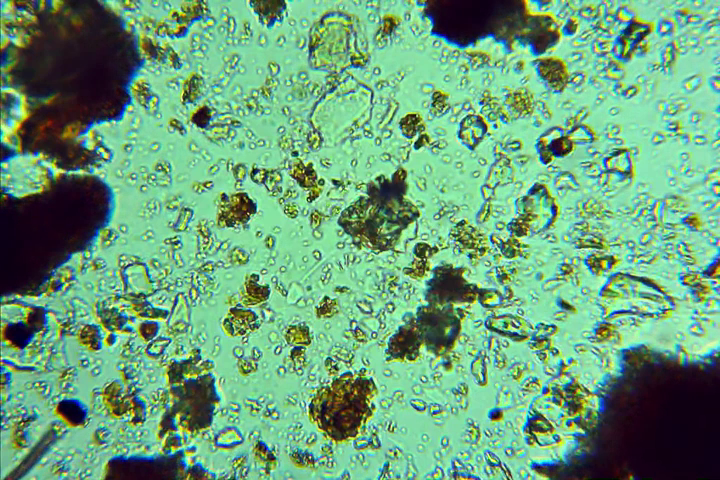
#> input picture courses/microbes/scene00701.png, 720 x 480 px
$ jupyter execute 'Quantitative Image Processing.ipynb'   (shell and % lines are left out)
#> lines starting #> are read from the running program, lines starting #| are printed output that depends on the picture; after the words box and inside, x2 and y2 are one past the last pixel; in counts of white or black regions, pixels touching at a corner belong together
https://bi1.caltech.edu/code/t04_quantitative_image_processing.html

[cell 1]
# Our standard modules
import numpy as np
import matplotlib.pyplot as plt
import seaborn as sns

# Utilities for image processing
import skimage.io
import skimage.exposure
import skimage.measure
import skimage.color as color

# To allow for inline rendering of plots.

[cell 2]
microbes_img = skimage.io.imread("scene00701.png")
#> microbes_img is the input picture: shape (480, 720, 3); mean R, G, B 106, 161.8, 122.9

[cell 3]
plt.imshow(microbes_img)

[cell 4]
microbes_img_gray = color.rgb2gray(microbes_img)
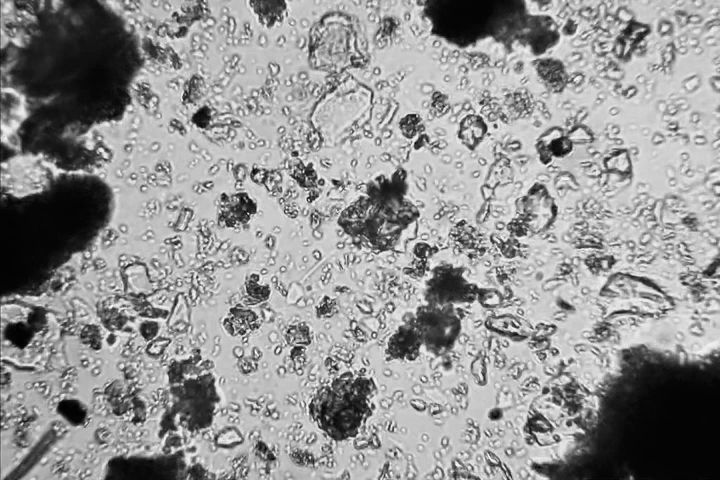
#> microbes_img_gray: shape (480, 720) float64; min 0.00588, max 0.993, mean 0.577

[cell 5]
plt.imshow(microbes_img_gray, cmap=plt.cm.Greys_r)

[cell 6]
hist, bins = skimage.exposure.histogram(microbes_img_gray)
#> hist = 256 values, max 5729 at index 3, min 0 at index 253, mean 1350; bins = 256 values from 0.00781 to 0.991

plt.plot(bins, hist, linewidth=1)
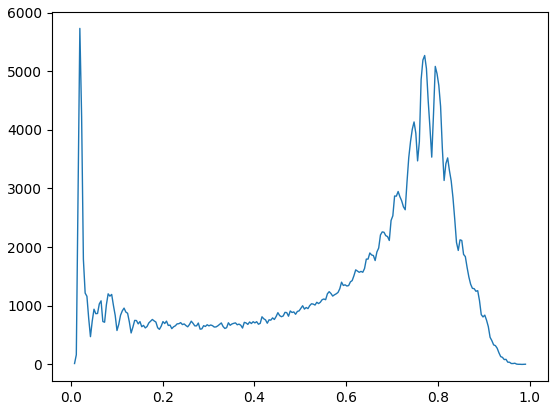
#> figure drawn by matplotlib, 1 panel; curve peaks at x = 0.0194, y = 5729

[cell 7]
treshold_img = microbes_img_gray < 0.6
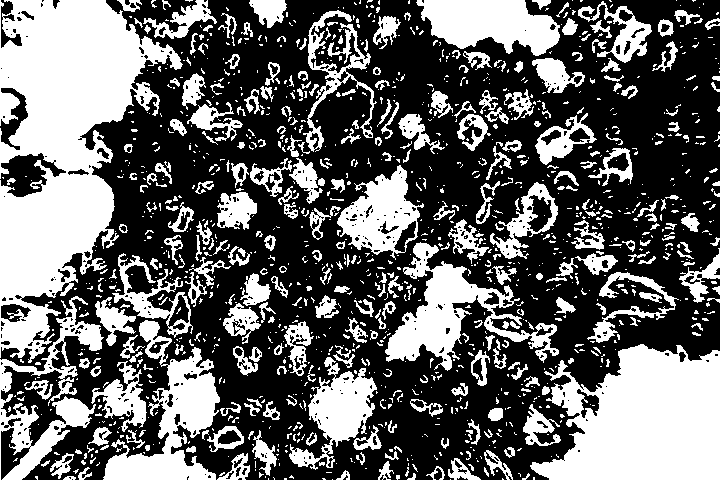
#> treshold_img: shape (480, 720) bool; 39.4% white; 1282 white regions (950 under 20 px), largest, box (x1, y1, x2, y2) and area: (0, 0, 183, 363) 33044, (530, 344, 720, 480) 18515, (103, 320, 220, 480) 6931

plt.imshow(treshold_img, cmap=plt.cm.gray)
